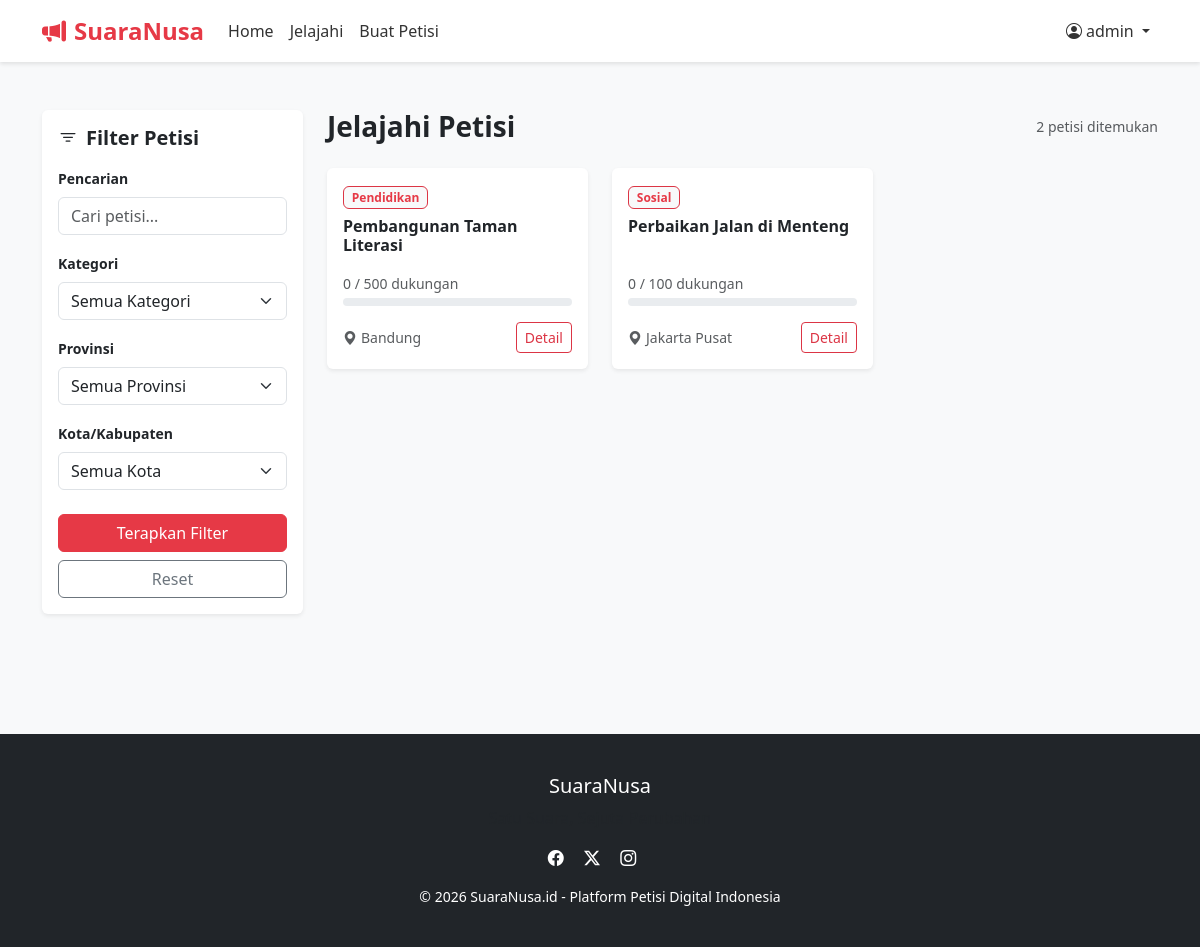
/petitions/ (signed in), run on the app's committed database.
### petitions/models.py (models this page shows, shortened)
class Petition(models.Model):
    CATEGORY_CHOICES = [
        ('sosial', 'Sosial'),
        ('pendidikan', 'Pendidikan'),
        ('lingkungan', 'Lingkungan'),
        ('kesehatan', 'Kesehatan'),
        ('politik', 'Politik'),
        ('ekonomi', 'Ekonomi'),
        ('lainnya', 'Lainnya'),
    ]
    STATUS_CHOICES = [
        ('aktif', 'Aktif'),
        ('selesai', 'Selesai'),
    ]
    author = models.ForeignKey(User, on_delete=models.CASCADE, related_name='petitions')
    title = models.CharField(max_length=200)
    image = models.ImageField(upload_to='petitions/', blank=True, null=True)
    description = models.TextField()
    category = models.CharField(max_length=20, choices=CATEGORY_CHOICES)
    city = models.ForeignKey(City, on_delete=models.CASCADE, related_name='petitions')
    target_support = models.PositiveIntegerField()
    status = models.CharField(max_length=10, choices=STATUS_CHOICES, default='aktif')
    created_at = models.DateTimeField(auto_now_add=True)
    updated_at = models.DateTimeField(auto_now=True)
    @property
    def support_count(self):
        return self.supports.count()
    @property
    def progress_percentage(self):
        if self.target_support == 0:
            return 0
        percentage = (self.support_count / self.target_support) * 100
        return min(round(percentage, 1), 100)
    def get_absolute_url(self):
        return reverse('petition_detail', kwargs={'pk': self.pk})

class City(models.Model):
    province = models.ForeignKey(Province, on_delete=models.CASCADE, related_name='cities')
    name = models.CharField(max_length=100)

### petitions/views.py (the view)
# urls.py: path('petitions/', views.PetitionListView.as_view(), name='petition_list'),
class PetitionListView(ListView):
    model = Petition
    template_name = 'petitions/petition_list.html'
    context_object_name = 'petitions'
    paginate_by = 9
    def get_queryset(self):
        queryset = super().get_queryset().filter(status='aktif')
        search_query = self.request.GET.get('q')
        category = self.request.GET.get('category')
        province_id = self.request.GET.get('province')
        city_id = self.request.GET.get('city')
        if search_query:
            queryset = queryset.filter(Q(title__icontains=search_query) | Q(description__icontains=search_query))
        if category:
            queryset = queryset.filter(category=category)
        if province_id:
            queryset = queryset.filter(city__province_id=province_id)
        if city_id:
            queryset = queryset.filter(city_id=city_id)
        return queryset.order_by('-created_at')
    def get_context_data(self, **kwargs):
        context = super().get_context_data(**kwargs)
        context['provinces'] = Province.objects.all()
        context['categories'] = Petition.CATEGORY_CHOICES
        return context

### petitions/templates/petitions/petition_list.html (shortened to what this page needs)
{% extends 'petitions/base.html' %}
{% block content %}
<div class="container py-5">
    <div class="row">
        <div class="col-lg-3 mb-4">
            <div class="card p-3 shadow-sm border-0 sticky-lg-top" style="top: 80px;">
                <h5 class="fw-bold mb-3"><i class="bi bi-filter me-2"></i>Filter Petisi</h5>
                <form method="get" action="{% url 'petition_list' %}">
                    <div class="mb-3">
                        <label class="form-label small fw-bold">Pencarian</label>
                        <input type="text" name="q" class="form-control" placeholder="Cari petisi..." value="{{ request.GET.q }}">
                    </div>
                    <div class="mb-3">
                        <label class="form-label small fw-bold">Kategori</label>
                        <select name="category" class="form-select">
                            <option value="">Semua Kategori</option>
                        </select>
                    </div>
                    <div class="mb-3">
                        <label class="form-label small fw-bold">Provinsi</label>
                        <select name="province" id="id_province" class="form-select">
                            <option value="">Semua Provinsi</option>
                        </select>
                    </div>
                    <div class="mb-4">
                        <label class="form-label small fw-bold">Kota/Kabupaten</label>
                        <select name="city" id="id_city" class="form-select">
                            <option value="">Semua Kota</option>
                        </select>
                    </div>
                    <div class="d-grid gap-2">
                        <button type="submit" class="btn btn-primary">Terapkan Filter</button>
                        <a href="{% url 'petition_list' %}" class="btn btn-outline-secondary">Reset</a>
                    </div>
                </form>
            </div>
        </div>
        <div class="col-lg-9">
            <div class="d-flex justify-content-between align-items-center mb-4">
                <h3 class="fw-bold mb-0">Jelajahi Petisi</h3>
                <span class="text-muted small">{{ page_obj.paginator.count }} petisi ditemukan</span>
            </div>
            <div class="row g-4">
                {% for petition in petitions %}
                    <div class="col-md-6 col-xl-4">
                        <div class="card h-100 shadow-sm border-0">
                            <div class="card-body">
                                <span class="badge bg-light text-red mb-2 border border-danger small">{{ petition.get_category_display }}</span>
                                <h5 class="card-title fw-bold h6" style="height: 3rem; overflow: hidden;">{{ petition.title }}</h5>
                                <div class="mb-3">
                                    <small class="text-muted d-block mb-1">{{ petition.support_count }} / {{ petition.target_support }} dukungan</small>
                                    <div class="progress" style="height: 8px;">
                                    </div>
                                </div>
                                <div class="d-flex justify-content-between align-items-center mt-3">
                                    <small class="text-muted small"><i class="bi bi-geo-alt-fill me-1"></i>{{ petition.city.name }}</small>
                                    <a href="{{ petition.get_absolute_url }}" class="btn btn-sm btn-outline-danger">Detail</a>
                                </div>
                            </div>
                        </div>
                    </div>
                {% endfor %}
            </div>
        </div>
    </div>
</div>
{% endblock %}

### petitions/templates/petitions/base.html (shortened to what this page needs)
{% load static %}
<!DOCTYPE html>
<html lang="id">
<head>
    <link href="https://cdn.jsdelivr.net/npm/bootstrap@5.3.0/dist/css/bootstrap.min.css" rel="stylesheet">
    <link rel="stylesheet" href="https://cdn.jsdelivr.net/npm/bootstrap-icons@1.11.0/font/bootstrap-icons.css">
</head>
<body>
    <nav class="navbar navbar-expand-lg sticky-top">
        <div class="container">
            <a class="navbar-brand" href="{% url 'home' %}">
                <i class="bi bi-megaphone-fill me-2"></i>SuaraNusa
            </a>
            <div class="collapse navbar-collapse" id="navbarNav">
                <ul class="navbar-nav me-auto">
                    <li class="nav-item">
                        <a class="nav-link" href="{% url 'home' %}">Home</a>
                    </li>
                    <li class="nav-item">
                        <a class="nav-link" href="{% url 'petition_list' %}">Jelajahi</a>
                    </li>
                    <li class="nav-item">
                        <a class="nav-link" href="{% url 'petition_create' %}">Buat Petisi</a>
                    </li>
                </ul>
                <ul class="navbar-nav">
                    {% if user.is_authenticated %}
                        <li class="nav-item dropdown">
                            <a class="nav-link dropdown-toggle" href="#" role="button" data-bs-toggle="dropdown">
                                <i class="bi bi-person-circle me-1"></i>{{ user.username }}
                            </a>
                        </li>
                    {% endif %}
                </ul>
            </div>
        </div>
    </nav>
    <main>
        {% block content %}{% endblock %}
    </main>
    <footer class="mt-5">
        <div class="container text-center">
            <h5>SuaraNusa</h5>
            <p class="text-muted">Satu Suara, Sejuta Perubahan</p>
            <div class="mb-3">
                <a href="#" class="text-white me-3"><i class="bi bi-facebook"></i></a>
                <a href="#" class="text-white me-3"><i class="bi bi-twitter-x"></i></a>
                <a href="#" class="text-white me-3"><i class="bi bi-instagram"></i></a>
            </div>
            <p class="small mb-0">&copy; 2026 SuaraNusa.id - Platform Petisi Digital Indonesia</p>
        </div>
    </footer>
</body>
</html>

### data on the page
Petition: category "Pendidikan", title "Pembangunan Taman Literasi", support_count "0", target_support "500", city.name "Bandung"
Petition: category "Sosial", title "Perbaikan Jalan di Menteng", support_count "0", target_support "100", city.name "Jakarta Pusat"

### other printed values
{{ user.username }} "admin"
{{ page_obj.paginator.count }} "2"
